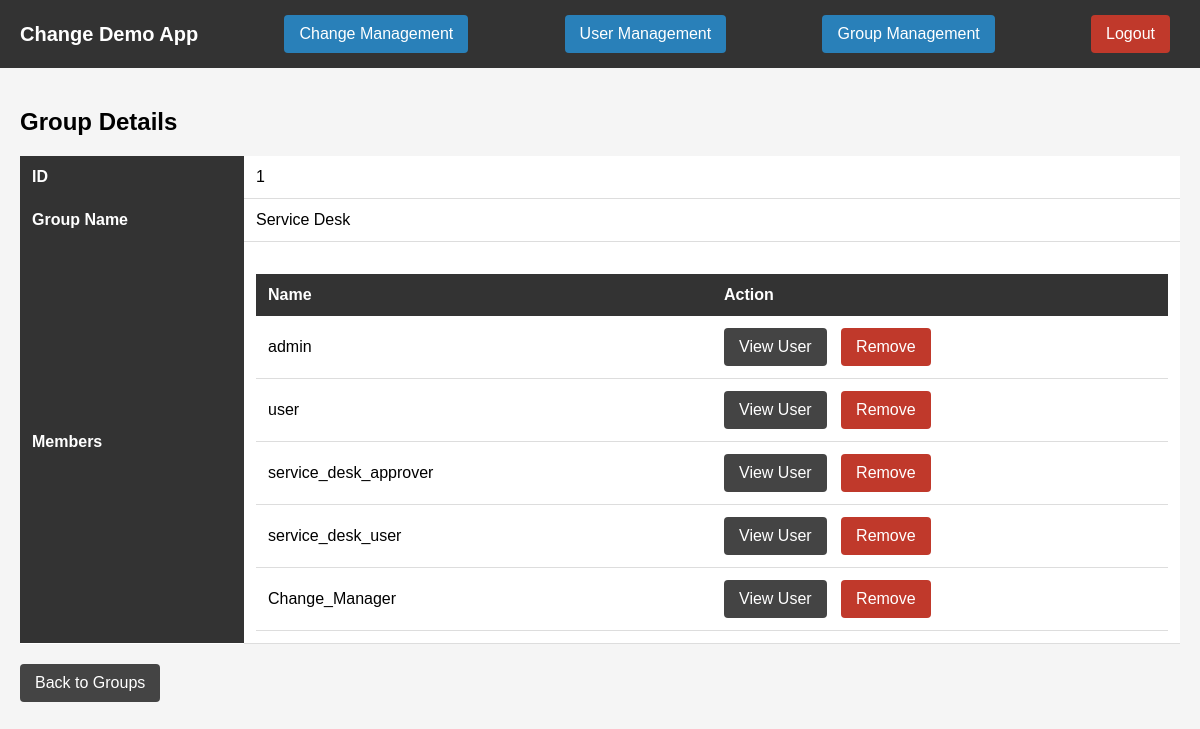
The page /view_group/1 (signed in) on the database its author committed.
### Change_Demo_System/models.py (models this page shows, shortened)
class Group(db.Model):
    id = db.Column(db.Integer, primary_key=True)
    name = db.Column(db.String(100), unique=True, nullable=False)

class User(UserMixin, db.Model):
    id = db.Column(db.Integer, primary_key = True)
    username = db.Column(db.String(100), unique =True, nullable = False)
    password = db.Column(db.String(20), nullable = False)
    role = db.Column(db.String(20), nullable=False, default='User')
    groups = db.relationship('Group', secondary='user_group', backref='users')

### Change_Demo_System/routes/group_management.py (the view)
@group_bp.route("/view_group/<int:group_id>", methods=["GET"])
@login_required
def view_group(group_id):
    group = Group.query.get(group_id)
    return render_template("group_management/view_group.html", group=group)

### Change_Demo_System/templates/group_management/view_group.html
{% extends "base.html" %}
{% block content %}
<h2>Group Details</h2>
<div class="group-details">
   <table class="detail-table">
      <tr>
         <th>ID</th>
         <td>{{ group.id }}</td>
      </tr>
      <tr>
         <th>Group Name</th>
         <td>{{ group.name }}</td>
      </tr>
      <tr>
         <th>Members</th>
         <td>
            {% if group.users %}
            <table class="detail-table">
               <thead>
                  <tr>
                     <th>Name</th>
                     <th>Action</th>
                  </tr>
               </thead>
               <tbody>
                  {% for user in group.users %}
                  <tr>
                     <td>{{ user.username }}</td>
                     <td>
                        <a class ="btn" href="{{ url_for('user_management.view_user', user_id=user.id) }}">View User</a>
                        <a href="{{ url_for('usergroup_management.remove_user_from_group', user_id=user.id, group_id=group.id) }}"
                           class="btn btn-danger btn-sm"
                           onclick="return confirm('Remove {{ user.username }} from {{ group.name }}?')">
                        Remove
                        </a>
                     </td>
                  </tr>
               </tbody>
               {% endfor %}
            </table>
            {% else %}
            <em>No Members</em>
            {% endif %}
         </td>
      </tr>
   </table>
   <div class="actions">
      <a href="{{ url_for('group_management.group_list') }}" class="btn">Back to Groups</a>
   </div>
</div>
{% endblock %}

### Change_Demo_System/templates/base.html (style rules this page uses)
body { margin: 0; font-family: Arial, sans-serif; background: #f5f5f5; }
.btn { display: inline-block; padding: 10px 15px; background: #444; color: white; text-decoration: none; border-radius: 4px; margin-right: 10px; }
.btn-danger { background: #c0392b; }
.detail-table { width: 100%; border-collapse: collapse; background: white; margin-top: 20px; }
.detail-table th { width: 200px; background: #333; color: white; padding: 12px; text-align: left; }
.detail-table td { padding: 12px; border-bottom: 1px solid #ddd; }
.actions { margin-top: 20px; }

### rows shown on the page
Group: id "1", name "Service Desk"
User: username "admin"
User: username "user"
User: username "service_desk_approver"
User: username "service_desk_user"
User: username "Change_Manager"
